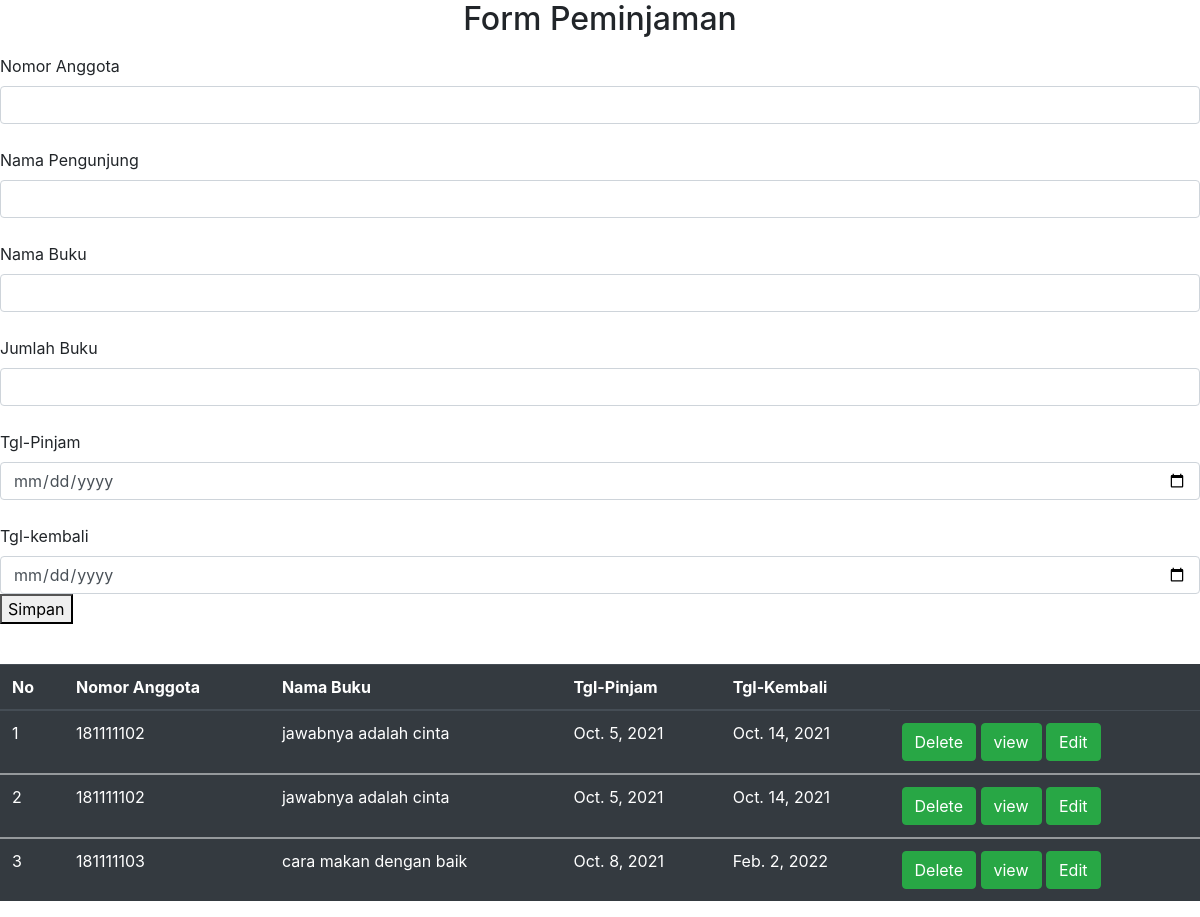
Before: / with the older database file.
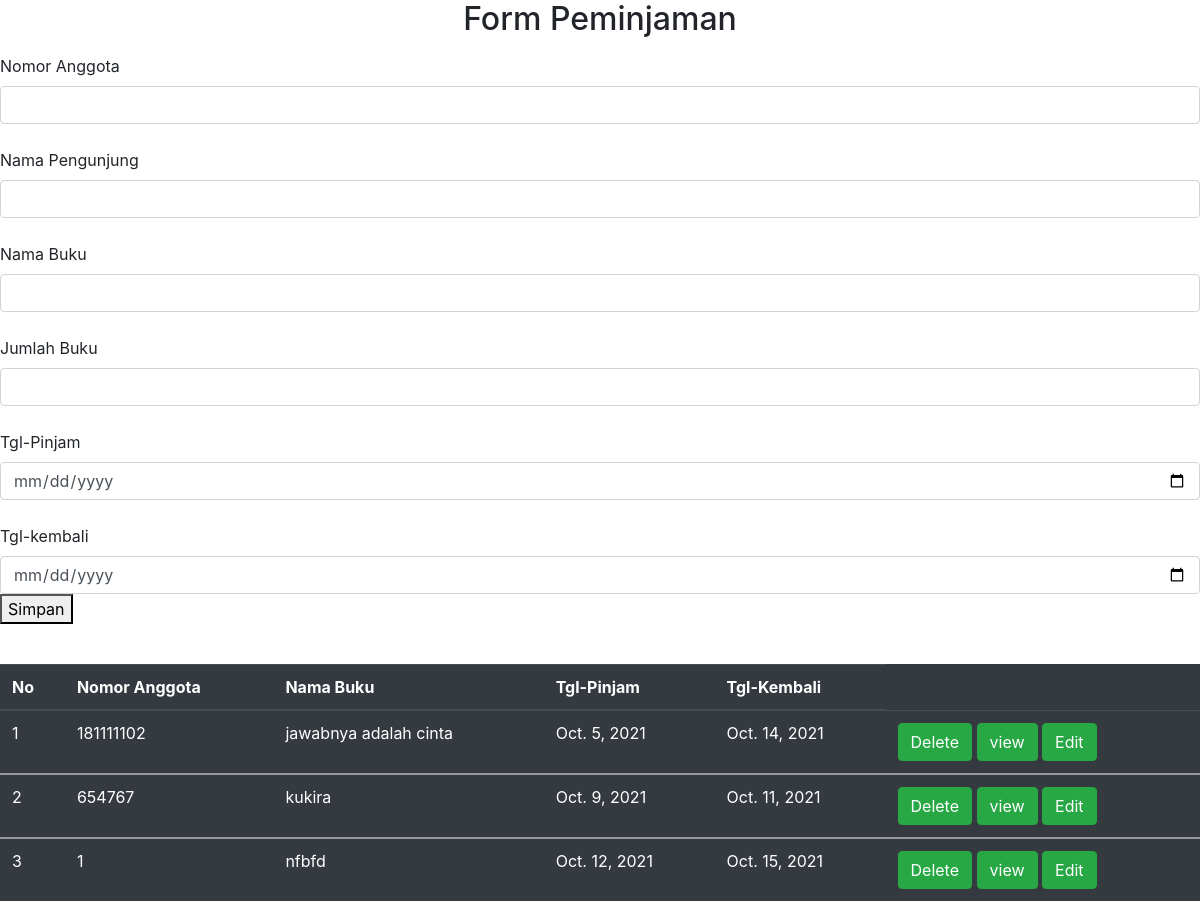
After: the same page with the newer database file.
### perpus/models.py (models this page shows)
class pinjam(models.Model):
    nmr_anggota = models.IntegerField()
    nama = models.TextField(max_length=200)
    buku = models.TextField(max_length=200)
    jml_buku = models.IntegerField()
    tgl_pinjam = models.DateField(blank=True, null=True)
    tgl_kembali = models.DateField(blank=True, null=True)

### perpus/views.py (the view, shortened to what this page needs)
# urls.py: path('', views.form_pinjam, name='form_pinjam'),
def form_pinjam(request):
    data2 = models.pinjam.objects.all()
    print(data2)
    return render(request, 'form_pinjam.html', {
            'isi':data2
            })

### perpus/templates/form_pinjam.html (shortened to what this page needs)
<html lang="en">
<head>
    <link rel="stylesheet" href="https://cdn.jsdelivr.net/npm/bootstrap@4.6.0/dist/css/bootstrap.min.css">
</head>
<body>
    <h2><p style="text-align:center">Form Peminjaman</p></h2>
    <div class= "form">
        <form action="" method="POST">
            <label for="na">Nomor Anggota</label>
            <input type="number" class="form-control" name="na">
            <br>
            <label for="np">Nama Pengunjung</label>
            <input type="text" class="form-control" name="np">
            <br>
            <label for="nb">Nama Buku</label>
            <input type="text" class="form-control" name="nb">
            <br>
            <label for="jb">Jumlah Buku</label>
            <input type="number" class="form-control" name="jb">
            <br>
            <label for="tp">Tgl-Pinjam</label>
            <input type="date" class="form-control" name="tp">
            <br>
            <label for="tk">Tgl-kembali</label>
            <input type="date" class="form-control" name="tk">
            <button type="submit" >Simpan </button>
        </form>
    </div>
    <br>
    <table class="table table-dark">
        <thead>
          <tr>
            <th scope="col">No</th>
            <th scope="col">Nomor Anggota</th>
            <th scope="col">Nama Buku</th>
            <th scope="col">Tgl-Pinjam</th>
            <th scope="col">Tgl-Kembali</th>
          </tr>
        </thead>
        {% for z in isi %}
        <tbody>
          <tr>
            <td>{{forloop.counter}}</td>
            <td>{{z.nmr_anggota}}</td>
            <td>{{z.buku}}</td>
            <td>{{z.tgl_pinjam}}</td>
            <td>{{z.tgl_kembali}}</td>
            <td>
                <a type="submit" class="btn btn-success" href="/{{z.id}}/delete">Delete</a>
                <a type="submit" class="btn btn-success" href="/{{z.id}}/detail/">view</a>
                <a type="submit" class="btn btn-success" href="/{{z.id}}/update/">Edit</a>
            </td>
          </tr>
        </tbody>
        {% endfor %}
      </table>
</body>
</html>

Changed rows visible on the page:
removed pinjam: nmr_anggota "181111102", buku "jawabnya adalah cinta", tgl_pinjam "Oct. 5, 2021", tgl_kembali "Oct. 14, 2021"
removed pinjam: nmr_anggota "181111103", buku "cara makan dengan baik", tgl_pinjam "Oct. 8, 2021", tgl_kembali "Feb. 2, 2022"
added pinjam: nmr_anggota "654767", buku "kukira", tgl_pinjam "Oct. 9, 2021", tgl_kembali "Oct. 11, 2021"
added pinjam: nmr_anggota "1", buku "nfbfd", tgl_pinjam "Oct. 12, 2021", tgl_kembali "Oct. 15, 2021"
